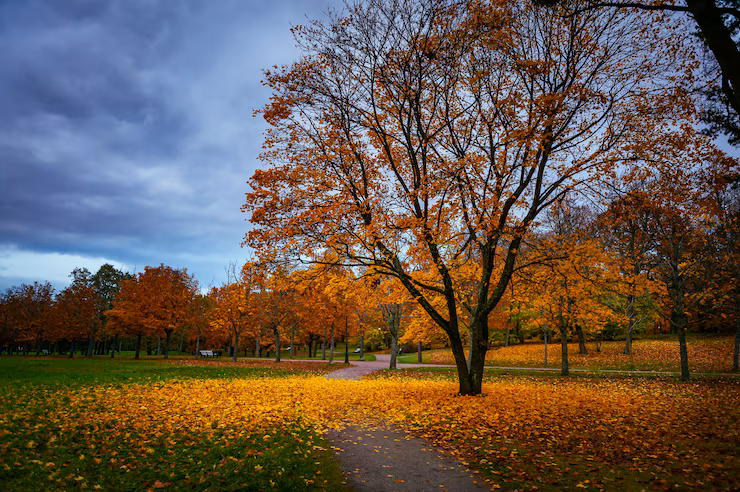
%> input picture TASK1/autumn.png, 740 x 492 px
$ octave histogram_equalization.m   (GNU Octave 9; MATLAB toolbox functions it lacks are replaced by stand-ins)
%> lines starting %> are read from the running program, lines starting %| are printed output that depends on the picture
clc;
clear;
close all;

I = imread('autumn.png');
%> I is the input picture: size 492x740x3 uint8; mean R, G, B 102.9, 87.7, 76.4

I_gray = rgb2gray(I);
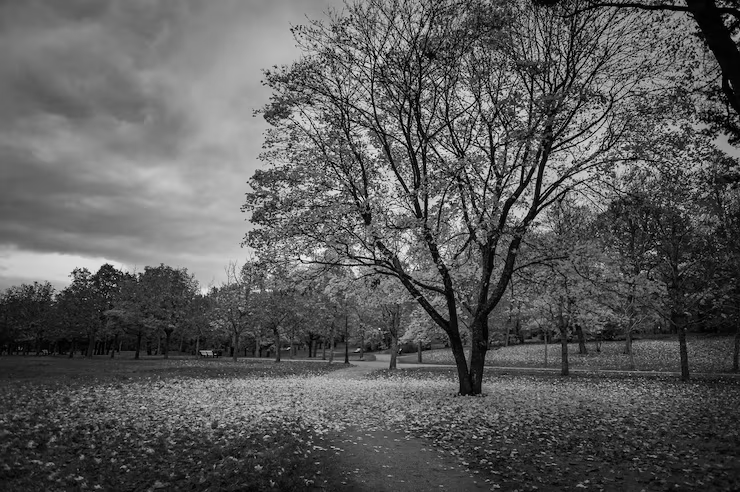
%> I_gray: size 492x740 uint8; min 0, max 245, mean 91
I_double = double(I_gray);

% number of possible intensity levels for an 8-bit image
L = 256;

% find the histogram of the grayscale image manually

% 'counts' contains the number of pixels for each intensity
[counts, ~] = imhist(I_gray);
%> counts = 256 values, max 2657 at index 39, min 0 at index 244, mean 1422.2

% normalize the histogram to get the PDF; total number of pixels = numel(I_gray)
pdf = counts / numel(I_gray);
%> pdf = 256 values, max 0.0073 at index 39, min 0 at index 244, mean 0.00391

% calculate the CDF; cumsum() keeps adding the previous probabilities
cdf = cumsum(pdf);
%> cdf = 256 values from 0.000374 to 1

% create new intensity mapping using CDF; round() converts the values to integer intensity levels
mapping = round((L - 1) * cdf);
%> mapping = 256 values from 0 to 255

% apply intensity mapping to every pixel
% +1 is used because MATLAB array indexing starts from 1, while image intensity values start from 0
I_manual = uint8(mapping(I_gray + 1));
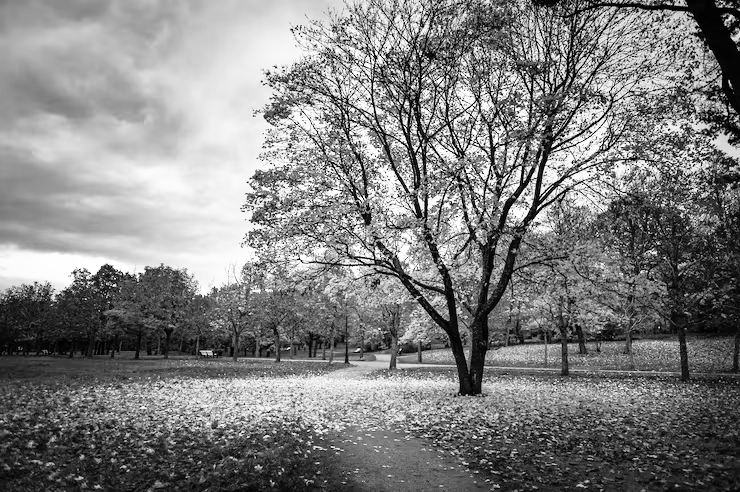
%> I_manual: size 492x740 uint8; min 0, max 255, mean 128.2

% histogram equalization using MATLAB's built-in function
I_builtin = histeq(I_gray);


figure;

subplot(2,3,1);
imshow(I_gray);
title('Original Grayscale');

subplot(2,3,2);
imshow(I_manual);
title('Manual Equalization');

subplot(2,3,3);
imshow(I_builtin);
title('MATLAB histeq');

subplot(2,3,4);
imhist(I_gray);
title('Original Histogram');

subplot(2,3,5);
imhist(I_manual);
title('Manual Equalized Histogram');

subplot(2,3,6);
imhist(I_builtin);
title('histeq Histogram');
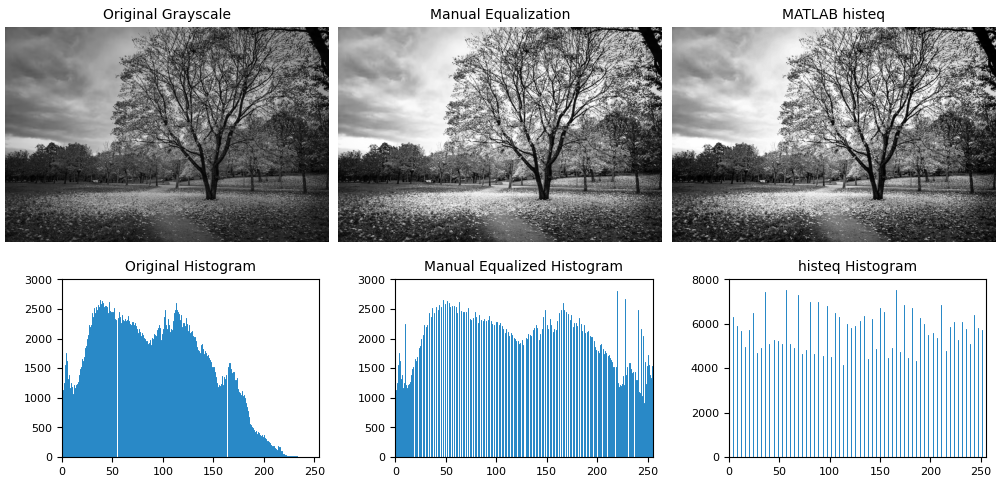
%> figure redrawn from the program's plot data, 6 panels
